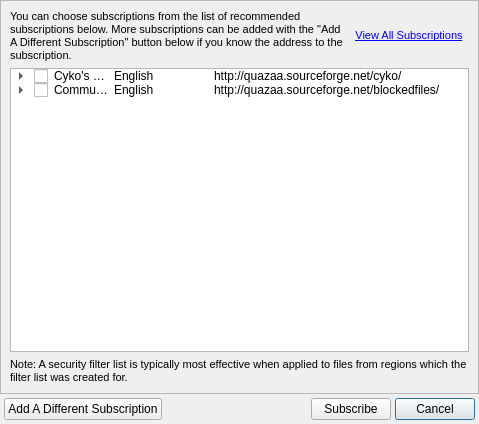
<?xml version="1.0" encoding="UTF-8"?>
<ui version="4.0">
 <class>CDialogAddSecuritySubscription</class>
 <widget class="QDialog" name="DialogAddSecuritySubscription">
  <property name="geometry">
   <rect>
    <x>0</x>
    <y>0</y>
    <width>479</width>
    <height>424</height>
   </rect>
  </property>
  <property name="minimumSize">
   <size>
    <width>479</width>
    <height>424</height>
   </size>
  </property>
  <property name="maximumSize">
   <size>
    <width>479</width>
    <height>424</height>
   </size>
  </property>
  <property name="windowTitle">
   <string>Add Security Subscription</string>
  </property>
  <property name="windowIcon">
   <iconset resource="../Resource.qrc">
    <normaloff>:/Resource/Security/SubscribeRulesAdd.png</normaloff>:/Resource/Security/SubscribeRulesAdd.png</iconset>
  </property>
  <property name="autoFillBackground">
   <bool>true</bool>
  </property>
  <layout class="QGridLayout" name="gridLayout_2">
   <property name="margin">
    <number>0</number>
   </property>
   <property name="spacing">
    <number>0</number>
   </property>
   <item row="5" column="0" colspan="2">
    <layout class="QGridLayout" name="gridLayoutFooter">
     <property name="margin">
      <number>4</number>
     </property>
     <property name="spacing">
      <number>4</number>
     </property>
     <item row="0" column="3">
      <widget class="QPushButton" name="pushButtonCancel">
       <property name="text">
        <string>Cancel</string>
       </property>
      </widget>
     </item>
     <item row="0" column="2">
      <widget class="QPushButton" name="pushButtonSubscribe">
       <property name="text">
        <string>Subscribe</string>
       </property>
       <property name="icon">
        <iconset resource="../Resource.qrc">
         <normaloff>:/Resource/Security/SubscribeRulesAdd.png</normaloff>:/Resource/Security/SubscribeRulesAdd.png</iconset>
       </property>
      </widget>
     </item>
     <item row="0" column="0">
      <widget class="QPushButton" name="pushButtonAddDifferent">
       <property name="text">
        <string>Add A Different Subscription</string>
       </property>
       <property name="icon">
        <iconset resource="../Resource.qrc">
         <normaloff>:/Resource/Security/SubscribeRules.png</normaloff>:/Resource/Security/SubscribeRules.png</iconset>
       </property>
      </widget>
     </item>
     <item row="0" column="1">
      <spacer name="horizontalSpacerFooter">
       <property name="orientation">
        <enum>Qt::Horizontal</enum>
       </property>
       <property name="sizeHint" stdset="0">
        <size>
         <width>40</width>
         <height>20</height>
        </size>
       </property>
      </spacer>
     </item>
    </layout>
   </item>
   <item row="1" column="0" colspan="2">
    <widget class="QFrame" name="frameBody">
     <property name="frameShape">
      <enum>QFrame::StyledPanel</enum>
     </property>
     <property name="frameShadow">
      <enum>QFrame::Raised</enum>
     </property>
     <layout class="QGridLayout" name="gridLayout_3">
      <item row="0" column="1">
       <widget class="QLabel" name="labelViewAllSubscriptions">
        <property name="maximumSize">
         <size>
          <width>120</width>
          <height>16777215</height>
         </size>
        </property>
        <property name="text">
         <string>&lt;!DOCTYPE HTML PUBLIC &quot;-//W3C//DTD HTML 4.0//EN&quot; &quot;http://www.w3.org/TR/REC-html40/strict.dtd&quot;&gt;
&lt;html&gt;&lt;head&gt;&lt;meta name=&quot;qrichtext&quot; content=&quot;1&quot; /&gt;&lt;style type=&quot;text/css&quot;&gt;
p, li { white-space: pre-wrap; }
&lt;/style&gt;&lt;/head&gt;&lt;body style=&quot; font-family:'MS Shell Dlg 2'; font-size:8.25pt; font-weight:400; font-style:normal;&quot;&gt;
&lt;p align=&quot;center&quot; style=&quot; margin-top:0px; margin-bottom:0px; margin-left:0px; margin-right:0px; -qt-block-indent:0; text-indent:0px;&quot;&gt;&lt;img src=&quot;:/Resource/Security/SubscribeRulesAdd.png&quot; /&gt;&lt;/p&gt;
&lt;p align=&quot;center&quot; style=&quot; margin-top:0px; margin-bottom:0px; margin-left:0px; margin-right:0px; -qt-block-indent:0; text-indent:0px;&quot;&gt;&lt;a href=&quot;dummy&quot;&gt;&lt;span style=&quot; font-size:8pt; text-decoration: underline; color:#0000ff;&quot;&gt;View All Subscriptions&lt;/span&gt;&lt;/a&gt;&lt;/p&gt;&lt;/body&gt;&lt;/html&gt;</string>
        </property>
       </widget>
      </item>
      <item row="0" column="0">
       <widget class="QLabel" name="labelInstructions">
        <property name="text">
         <string>&lt;!DOCTYPE HTML PUBLIC &quot;-//W3C//DTD HTML 4.0//EN&quot; &quot;http://www.w3.org/TR/REC-html40/strict.dtd&quot;&gt;
&lt;html&gt;&lt;head&gt;&lt;meta name=&quot;qrichtext&quot; content=&quot;1&quot; /&gt;&lt;style type=&quot;text/css&quot;&gt;
p, li { white-space: pre-wrap; }
&lt;/style&gt;&lt;/head&gt;&lt;body style=&quot; font-family:'MS Shell Dlg 2'; font-size:8.25pt; font-weight:400; font-style:normal;&quot;&gt;
&lt;p style=&quot; margin-top:0px; margin-bottom:0px; margin-left:0px; margin-right:0px; -qt-block-indent:0; text-indent:0px;&quot;&gt;&lt;span style=&quot; font-size:8pt;&quot;&gt;You can choose subscriptions from the list of recommended subscriptions below. More subscriptions can be added with the &quot;Add A Different Subscription&quot; button below if you know the address to the subscription.&lt;/span&gt;&lt;/p&gt;&lt;/body&gt;&lt;/html&gt;</string>
        </property>
        <property name="wordWrap">
         <bool>true</bool>
        </property>
       </widget>
      </item>
      <item row="2" column="0" colspan="2">
       <widget class="QLabel" name="labelRegionNote">
        <property name="text">
         <string>&lt;!DOCTYPE HTML PUBLIC &quot;-//W3C//DTD HTML 4.0//EN&quot; &quot;http://www.w3.org/TR/REC-html40/strict.dtd&quot;&gt;
&lt;html&gt;&lt;head&gt;&lt;meta name=&quot;qrichtext&quot; content=&quot;1&quot; /&gt;&lt;style type=&quot;text/css&quot;&gt;
p, li { white-space: pre-wrap; }
&lt;/style&gt;&lt;/head&gt;&lt;body style=&quot; font-family:'MS Shell Dlg 2'; font-size:8.25pt; font-weight:400; font-style:normal;&quot;&gt;
&lt;p style=&quot; margin-top:0px; margin-bottom:0px; margin-left:0px; margin-right:0px; -qt-block-indent:0; text-indent:0px;&quot;&gt;&lt;span style=&quot; font-size:8pt;&quot;&gt;Note: A security filter list is typically most effective when applied to files from regions which the filter list was created for.&lt;/span&gt;&lt;/p&gt;&lt;/body&gt;&lt;/html&gt;</string>
        </property>
        <property name="wordWrap">
         <bool>true</bool>
        </property>
       </widget>
      </item>
      <item row="1" column="0" colspan="2">
       <widget class="QTreeWidget" name="treeWidgetSubscriptions">
        <property name="rootIsDecorated">
         <bool>true</bool>
        </property>
        <attribute name="headerVisible">
         <bool>false</bool>
        </attribute>
        <column>
         <property name="text">
          <string>Filter Subscription</string>
         </property>
        </column>
        <column>
         <property name="text">
          <string>Language</string>
         </property>
        </column>
        <column>
         <property name="text">
          <string>Home Page</string>
         </property>
        </column>
        <item>
         <property name="text">
          <string>Cyko's All-In-One Antispam Filter</string>
         </property>
         <property name="checkState">
          <enum>Unchecked</enum>
         </property>
         <property name="icon">
          <iconset>
           <normaloff>:/Controls/Graphics/Controls/SubscribeRules.png</normaloff>:/Controls/Graphics/Controls/SubscribeRules.png</iconset>
         </property>
         <property name="text">
          <string>English</string>
         </property>
         <property name="icon">
          <iconset>
           <normaloff>:/Languages/Graphics/Languages/default-en.png</normaloff>:/Languages/Graphics/Languages/default-en.png</iconset>
         </property>
         <property name="text">
          <string>http://quazaa.sourceforge.net/cyko/</string>
         </property>
         <item>
          <property name="text">
           <string>http://quazaa.sourceforge.net/cyko/All-In-OneAntiSpamFilter.xml</string>
          </property>
         </item>
        </item>
        <item>
         <property name="text">
          <string>Community File Filter List</string>
         </property>
         <property name="checkState">
          <enum>Unchecked</enum>
         </property>
         <property name="icon">
          <iconset>
           <normaloff>:/Controls/Graphics/Controls/SubscribeRules.png</normaloff>:/Controls/Graphics/Controls/SubscribeRules.png</iconset>
         </property>
         <property name="text">
          <string>English</string>
         </property>
         <property name="icon">
          <iconset>
           <normaloff>:/Languages/Graphics/Languages/default-en.png</normaloff>:/Languages/Graphics/Languages/default-en.png</iconset>
         </property>
         <property name="text">
          <string>http://quazaa.sourceforge.net/blockedfiles/</string>
         </property>
         <item>
          <property name="text">
           <string>http://quazaa.sourceforge.net/blockedfiles/CommunityFileFilter.xml</string>
          </property>
          <property name="text">
           <string/>
          </property>
          <property name="text">
           <string/>
          </property>
         </item>
        </item>
       </widget>
      </item>
     </layout>
    </widget>
   </item>
  </layout>
 </widget>
 <resources>
  <include location="../Resource.qrc"/>
 </resources>
 <connections/>
</ui>
